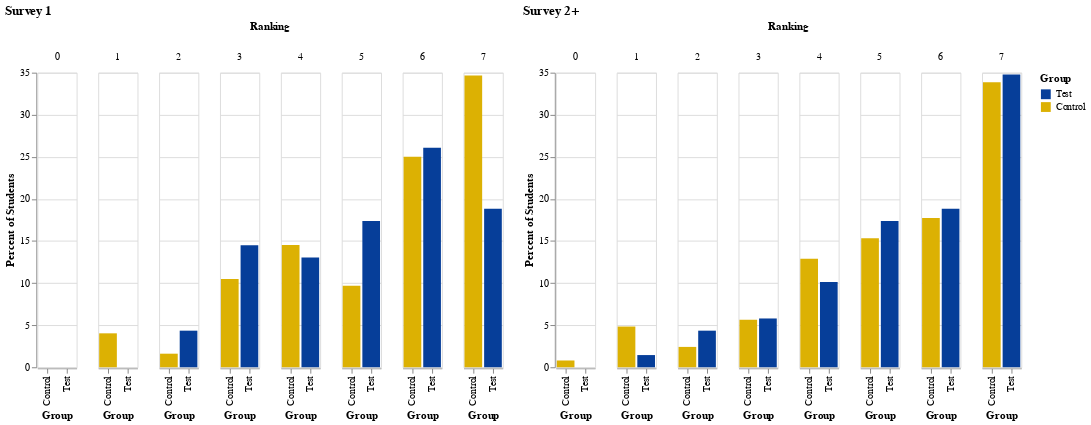

Notebook code for this chart:
### Code cell
S1_44_1 = pd.DataFrame({'Group': ['Test','Test','Test','Test','Test','Test','Test','Test',
                                 'Control','Control','Control','Control','Control','Control','Control','Control'],
                        'Ranking': ['0','1','2','3','4','5','6','7',
                                   '0','1','2','3','4','5','6','7'],
                       '%Students': [0.0, 0.0, 4.3478260869565215, 14.492753623188406, 13.043478260869565, 17.391304347826086, 26.08695652173913, 18.84057971014493,
                                    0.0, 4.032258064516129, 1.6129032258064515, 10.483870967741936, 14.516129032258066, 9.67741935483871, 25.0, 34.67741935483871]})

S2_44_1 = pd.DataFrame({'Group': ['Test','Test','Test','Test','Test','Test','Test','Test',
                                 'Control','Control','Control','Control','Control','Control','Control','Control'],
                        'Ranking': ['0','1','2','3','4','5','6','7',
                                   '0','1','2','3','4','5','6','7'],
                       '%Students': [0.0, 1.4492753623188406, 4.3478260869565215, 5.797101449275362, 10.144927536231885, 17.391304347826086, 18.84057971014493, 34.78260869565217,
                                    0.8064516129032258, 4.838709677419355, 2.4193548387096775, 5.64516129032258, 12.903225806451612, 15.32258064516129, 17.741935483870968, 33.87096774193548]})

selection = alt.selection_multi(fields=['Group'], bind='legend')

chart1 = alt.Chart(S1_44_1).mark_bar().encode(
    column='Ranking',
    x='Group',
    y=alt.Y('%Students:Q', title='Percent of Students'),
    color=alt.Color('Group', scale=alt.Scale(domain=['Test','Control'], range=['#063e99','#DCB103'])),
    opacity=alt.condition(selection, alt.value(1), alt.value(0.2))
).add_selection(selection).properties(title='Survey 1', )

chart2 = alt.Chart(S2_44_1).mark_bar().encode(
    column='Ranking',
    x='Group',
    y=alt.Y('%Students:Q', title='Percent of Students'),
    color=alt.Color('Group', scale=alt.Scale(domain=['Test','Control'], range=['#063e99','#DCB103'])),
    opacity=alt.condition(selection, alt.value(1), alt.value(0.2))
).add_selection(selection).properties(title='Survey 2+')


chart1 | chart2

### Figure 1 — Vega-Lite specification as saved in the notebook (floating-point values rounded to 4 significant figures)
{"config": {"view": {"continuousWidth": 400, "continuousHeight": 300}}, "hconcat": [{"data": {"name": "data-fb1e783870e5593b1d6cbf03458c159f"}, "mark": "bar", "encoding": {"color": {"type": "nominal", "field": "Group", "scale": {"domain": ["Test", "Control"], "range": ["#063e99", "#DCB103"]}}, "column": {"type": "nominal", "field": "Ranking"}, "opacity": {"condition": {"value": 1, "selection": "selector001"}, "value": 0.2}, "x": {"type": "nominal", "field": "Group"}, "y": {"type": "quantitative", "field": "%Students", "title": "Percent of Students"}}, "selection": {"selector001": {"type": "multi", "fields": ["Group"], "bind": "legend"}}, "title": "Survey 1"}, {"data": {"name": "data-ee73623bf06bf7dc0ce777723431d92f"}, "mark": "bar", "encoding": {"color": {"type": "nominal", "field": "Group", "scale": {"domain": ["Test", "Control"], "range": ["#063e99", "#DCB103"]}}, "column": {"type": "nominal", "field": "Ranking"}, "opacity": {"condition": {"value": 1, "selection": "selector001"}, "value": 0.2}, "x": {"type": "nominal", "field": "Group"}, "y": {"type": "quantitative", "field": "%Students", "title": "Percent of Students"}}, "selection": {"selector001": {"type": "multi", "fields": ["Group"], "bind": "legend"}}, "title": "Survey 2+"}], "$schema": "https://vega.github.io/schema/vega-lite/v4.8.1.json", "datasets": {"data-fb1e783870e5593b1d6cbf03458c159f": [{"Group": "Test", "Ranking": "0", "%Students": 0.0}, {"Group": "Test", "Ranking": "1", "%Students": 0.0}, {"Group": "Test", "Ranking": "2", "%Students": 4.348}, {"Group": "Test", "Ranking": "3", "%Students": 14.49}, {"Group": "Test", "Ranking": "4", "%Students": 13.04}, {"Group": "Test", "Ranking": "5", "%Students": 17.39}, {"Group": "Test", "Ranking": "6", "%Students": 26.09}, {"Group": "Test", "Ranking": "7", "%Students": 18.84}, {"Group": "Control", "Ranking": "0", "%Students": 0.0}, {"Group": "Control", "Ranking": "1", "%Students": 4.032}, {"Group": "Control", "Ranking": "2", "%Students": 1.613}, {"Group": "Control", "Ranking": "3", "%Students": 10.48}, {"Group": "Control", "Ranking": "4", "%Students": 14.52}, {"Group": "Control", "Ranking": "5", "%Students": 9.677}, {"Group": "Control", "Ranking": "6", "%Students": 25.0}, {"Group": "Control", "Ranking": "7", "%Students": 34.68}], "data-ee73623bf06bf7dc0ce777723431d92f": [{"Group": "Test", "Ranking": "0", "%Students": 0.0}, {"Group": "Test", "Ranking": "1", "%Students": 1.449}, {"Group": "Test", "Ranking": "2", "%Students": 4.348}, {"Group": "Test", "Ranking": "3", "%Students": 5.797}, {"Group": "Test", "Ranking": "4", "%Students": 10.14}, {"Group": "Test", "Ranking": "5", "%Students": 17.39}, {"Group": "Test", "Ranking": "6", "%Students": 18.84}, {"Group": "Test", "Ranking": "7", "%Students": 34.78}, {"Group": "Control", "Ranking": "0", "%Students": 0.8065}, {"Group": "Control", "Ranking": "1", "%Students": 4.839}, {"Group": "Control", "Ranking": "2", "%Students": 2.419}, {"Group": "Control", "Ranking": "3", "%Students": 5.645}, {"Group": "Control", "Ranking": "4", "%Students": 12.9}, {"Group": "Control", "Ranking": "5", "%Students": 15.32}, {"Group": "Control", "Ranking": "6", "%Students": 17.74}, {"Group": "Control", "Ranking": "7", "%Students": 33.87}]}}
